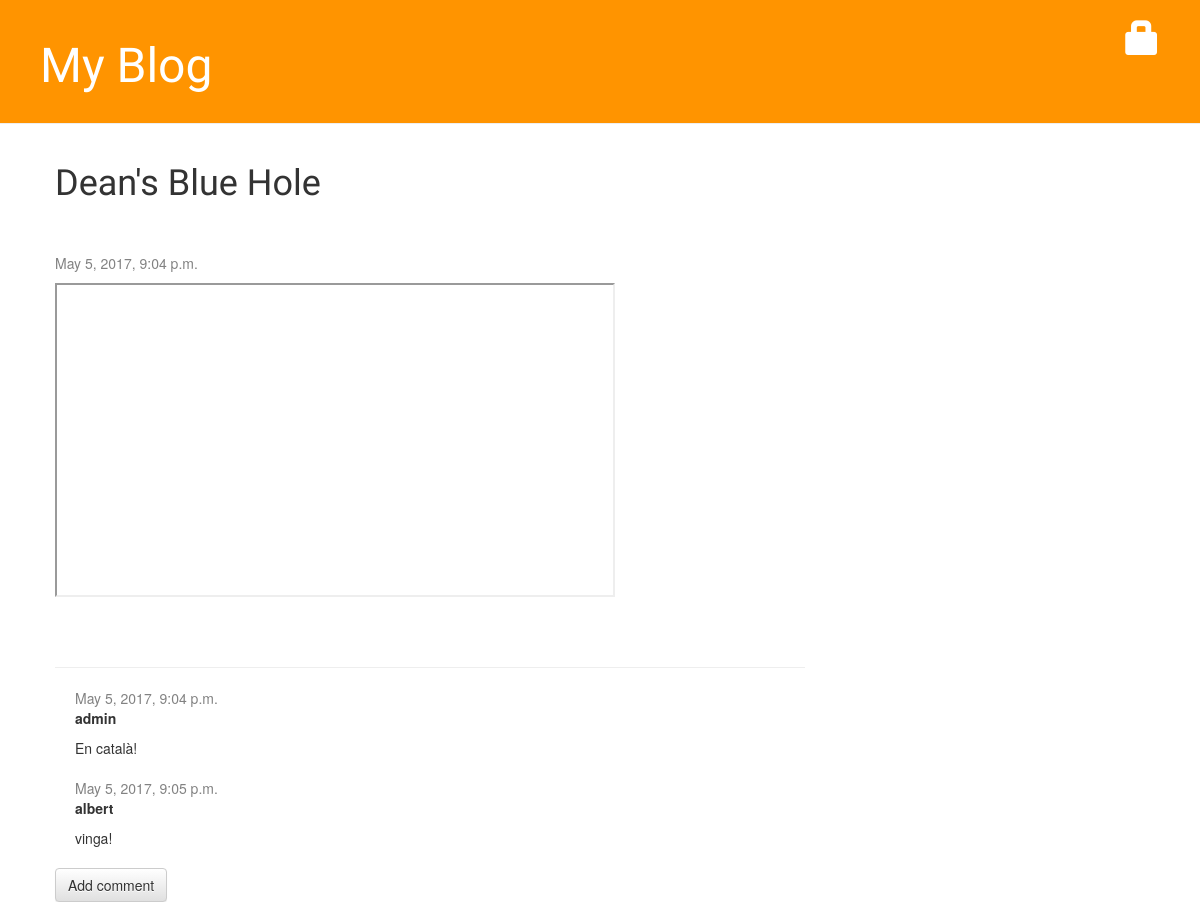
The app's page /blog/post/2/ with its own data.
### blog/models.py (models this page shows, shortened)
class Post(models.Model):
    author = models.ForeignKey('auth.User')
    title = models.CharField(max_length=200)
    text = models.TextField()
    created_date = models.DateTimeField(
            default=timezone.now)
    published_date = models.DateTimeField(
            blank=True, null=True)

class Comment(models.Model):
    post = models.ForeignKey('blog.Post', related_name='comments')
    author = models.CharField(max_length=200)
    text = models.TextField()
    created_date = models.DateTimeField(default=timezone.now)
    approved_comment = models.BooleanField(default=False)

### blog/views.py (the view)
# urls.py: url(r'^post/(?P<pk>\d+)/$', views.post_detail, name='post_detail'),
def post_detail(request, pk):
    post = get_object_or_404(Post, pk=pk)
    return render(request, 'blog/post_detail.html', {'post': post})

### blog/templates/blog/post_detail.html (shortened to what this page needs)
{% extends 'blog/base.html' %}
{% block content %}
    <div class="post">
        <h1>{{ post.title }}</h1>
	<br/>
        <br/>
	{% if post.published_date %}
            <div class="date">
                {{ post.published_date }}
            </div>
        {% else %}
		<a class="btn btn-default" href="{% url 'post_publish' pk=post.pk %}">Publish</a>
	{% endif %}
        <p>{{ post.text|safe|linebreaksbr }}</p>
    </div>
<hr>
{% for comment in post.comments.all %}
    {% if user.is_authenticated or comment.approved_comment %}
    <div class="comment">
        <div class="date">
            {{ comment.created_date }}
        </div>
        <strong>{{ comment.author }}</strong>
        <p>{{ comment.text|linebreaks }}</p>
    </div>
    {% endif %}
{% empty %}
    <p>No comments here yet :(</p>
{% endfor %}
<a class="btn btn-default" href="{% url 'add_comment_to_post' pk=post.pk %}">Add comment</a>
{% endblock %}

### blog/static/css/blog.css (style rules this page uses)
h1, h2, h3, h4 { font-family: 'Lobster', cursive; }
.date { color: #828282; }
.post { margin-bottom: 70px; }
.comment { margin: 20px 0px 20px 20px; }

### records on screen
Post: title "Dean's Blue Hole", published_date "May 5, 2017, 9:04 p.m."
Comment: created_date "May 5, 2017, 9:04 p.m.", author "admin", text "En català!"
Comment: created_date "May 5, 2017, 9:05 p.m.", author "albert", text "vinga!"
